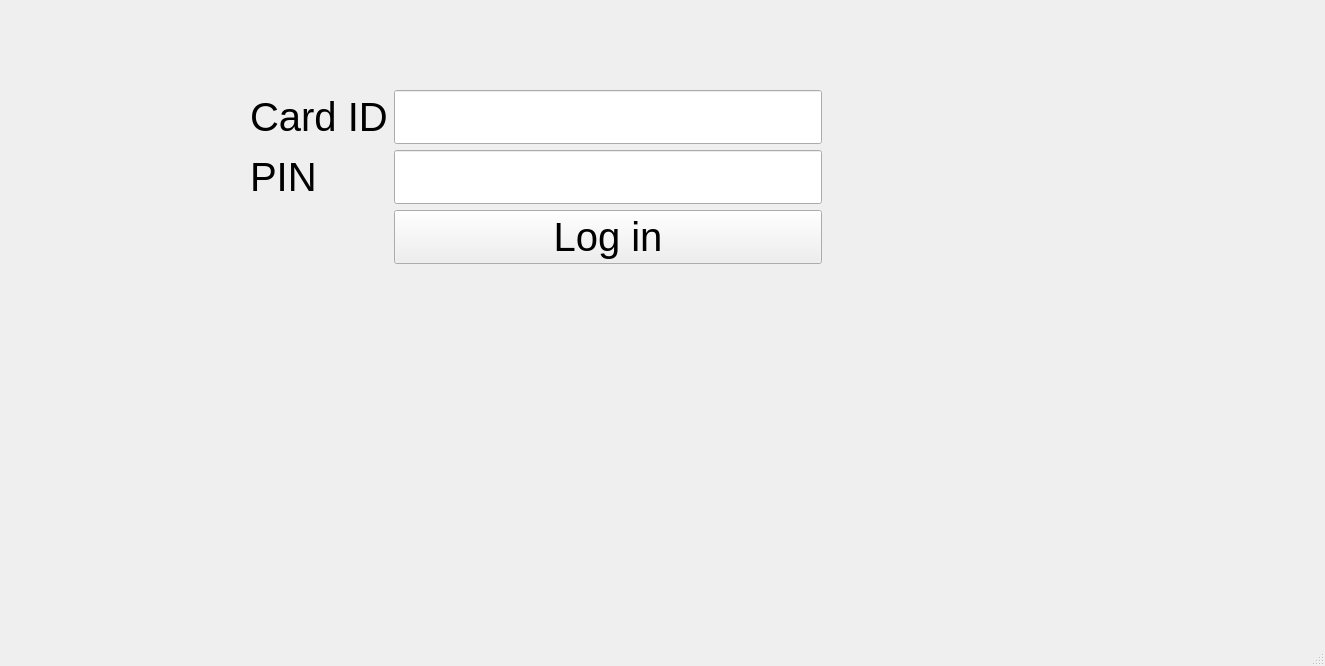
<?xml version="1.0" encoding="UTF-8"?>
<ui version="4.0">
 <class>MainWindow</class>
 <widget class="QMainWindow" name="MainWindow">
  <property name="geometry">
   <rect>
    <x>0</x>
    <y>0</y>
    <width>1325</width>
    <height>666</height>
   </rect>
  </property>
  <property name="windowTitle">
   <string>MainWindow</string>
  </property>
  <widget class="QWidget" name="centralwidget">
   <widget class="QWidget" name="">
    <property name="geometry">
     <rect>
      <x>250</x>
      <y>90</y>
      <width>572</width>
      <height>318</height>
     </rect>
    </property>
    <layout class="QGridLayout" name="gridLayout_2">
     <item row="0" column="0">
      <layout class="QGridLayout" name="gridLayout">
       <item row="0" column="0">
        <widget class="QLabel" name="label">
         <property name="font">
          <font>
           <pointsize>30</pointsize>
          </font>
         </property>
         <property name="text">
          <string>Card ID</string>
         </property>
        </widget>
       </item>
       <item row="0" column="1">
        <widget class="QLineEdit" name="text_id">
         <property name="font">
          <font>
           <pointsize>30</pointsize>
          </font>
         </property>
        </widget>
       </item>
       <item row="1" column="0">
        <widget class="QLabel" name="label_3">
         <property name="font">
          <font>
           <pointsize>30</pointsize>
          </font>
         </property>
         <property name="text">
          <string>PIN</string>
         </property>
        </widget>
       </item>
       <item row="1" column="1">
        <widget class="QLineEdit" name="text_pin">
         <property name="font">
          <font>
           <pointsize>30</pointsize>
          </font>
         </property>
        </widget>
       </item>
       <item row="2" column="1">
        <widget class="QPushButton" name="btn_login">
         <property name="font">
          <font>
           <pointsize>30</pointsize>
          </font>
         </property>
         <property name="text">
          <string>Log in</string>
         </property>
        </widget>
       </item>
      </layout>
     </item>
     <item row="1" column="0">
      <widget class="QLabel" name="label_info">
       <property name="font">
        <font>
         <pointsize>30</pointsize>
        </font>
       </property>
       <property name="text">
        <string/>
       </property>
      </widget>
     </item>
    </layout>
   </widget>
  </widget>
  <widget class="QMenuBar" name="menubar">
   <property name="geometry">
    <rect>
     <x>0</x>
     <y>0</y>
     <width>1325</width>
     <height>25</height>
    </rect>
   </property>
  </widget>
  <widget class="QStatusBar" name="statusbar"/>
 </widget>
 <resources/>
 <connections/>
</ui>
